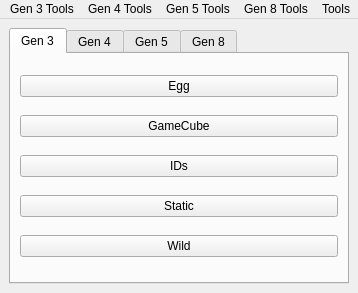
<?xml version="1.0" encoding="UTF-8"?>
<ui version="4.0">
 <class>MainWindow</class>
 <widget class="QMainWindow" name="MainWindow">
  <property name="geometry">
   <rect>
    <x>0</x>
    <y>0</y>
    <width>358</width>
    <height>293</height>
   </rect>
  </property>
  <property name="windowIcon">
   <iconset>
    <normaloff>../pokefinder.ico</normaloff>../pokefinder.ico</iconset>
  </property>
  <widget class="QWidget" name="centralwidget">
   <layout class="QGridLayout" name="gridLayout">
    <item row="0" column="0">
     <widget class="QTabWidget" name="tabWidget">
      <widget class="QWidget" name="tabGen3">
       <attribute name="title">
        <string>Gen 3</string>
       </attribute>
       <layout class="QGridLayout" name="gridLayout_2">
        <item row="0" column="0">
         <widget class="QPushButton" name="pushButtonEgg3">
          <property name="text">
           <string>Egg</string>
          </property>
         </widget>
        </item>
        <item row="1" column="0">
         <widget class="QPushButton" name="pushButtonGameCube">
          <property name="text">
           <string>GameCube</string>
          </property>
         </widget>
        </item>
        <item row="2" column="0">
         <widget class="QPushButton" name="pushButtonIDs3">
          <property name="text">
           <string>IDs</string>
          </property>
         </widget>
        </item>
        <item row="3" column="0">
         <widget class="QPushButton" name="pushButtonStatic3">
          <property name="text">
           <string>Static</string>
          </property>
         </widget>
        </item>
        <item row="4" column="0">
         <widget class="QPushButton" name="pushButtonWild3">
          <property name="text">
           <string>Wild</string>
          </property>
         </widget>
        </item>
       </layout>
      </widget>
      <widget class="QWidget" name="tabGen4">
       <attribute name="title">
        <string>Gen 4</string>
       </attribute>
       <layout class="QGridLayout" name="gridLayout_3">
        <item row="0" column="0">
         <widget class="QPushButton" name="pushButtonEgg4">
          <property name="text">
           <string>Egg</string>
          </property>
         </widget>
        </item>
        <item row="1" column="0">
         <widget class="QPushButton" name="pushButtonEvent4">
          <property name="text">
           <string>Event</string>
          </property>
         </widget>
        </item>
        <item row="2" column="0">
         <widget class="QPushButton" name="pushButtonIDs4">
          <property name="text">
           <string>IDs</string>
          </property>
         </widget>
        </item>
        <item row="3" column="0">
         <widget class="QPushButton" name="pushButtonStatic4">
          <property name="text">
           <string>Static</string>
          </property>
         </widget>
        </item>
        <item row="4" column="0">
         <widget class="QPushButton" name="pushButtonWild4">
          <property name="text">
           <string>Wild</string>
          </property>
         </widget>
        </item>
       </layout>
      </widget>
      <widget class="QWidget" name="tabGen5">
       <attribute name="title">
        <string>Gen 5</string>
       </attribute>
       <layout class="QGridLayout" name="gridLayout_4">
        <item row="0" column="0">
         <widget class="QPushButton" name="pushButtonDreamRadar">
          <property name="text">
           <string>Dream Radar</string>
          </property>
         </widget>
        </item>
        <item row="1" column="0">
         <widget class="QPushButton" name="pushButtonEgg5">
          <property name="text">
           <string>Egg</string>
          </property>
         </widget>
        </item>
        <item row="2" column="0">
         <widget class="QPushButton" name="pushButtonEvent5">
          <property name="text">
           <string>Event</string>
          </property>
         </widget>
        </item>
        <item row="3" column="0">
         <widget class="QPushButton" name="pushButtonHiddenGrotto">
          <property name="text">
           <string>Hidden Grotto</string>
          </property>
         </widget>
        </item>
        <item row="4" column="0">
         <widget class="QPushButton" name="pushButtonIDs5">
          <property name="text">
           <string>IDs</string>
          </property>
         </widget>
        </item>
        <item row="5" column="0">
         <widget class="QPushButton" name="pushButtonStatic5">
          <property name="text">
           <string>Static</string>
          </property>
         </widget>
        </item>
        <item row="6" column="0">
         <widget class="QPushButton" name="pushButtonWild5">
          <property name="text">
           <string>Wild</string>
          </property>
         </widget>
        </item>
       </layout>
      </widget>
      <widget class="QWidget" name="tabGen8">
       <attribute name="title">
        <string>Gen 8</string>
       </attribute>
       <layout class="QGridLayout" name="gridLayout_5">
        <item row="0" column="0">
         <widget class="QPushButton" name="pushButtonEgg8">
          <property name="text">
           <string>Egg</string>
          </property>
         </widget>
        </item>
        <item row="1" column="0">
         <widget class="QPushButton" name="pushButtonEvent8">
          <property name="text">
           <string>Event</string>
          </property>
         </widget>
        </item>
        <item row="2" column="0">
         <widget class="QPushButton" name="pushButtonIDs8">
          <property name="text">
           <string>IDs</string>
          </property>
         </widget>
        </item>
        <item row="3" column="0">
         <widget class="QPushButton" name="pushButtonRaid">
          <property name="text">
           <string>Raid</string>
          </property>
         </widget>
        </item>
        <item row="4" column="0">
         <widget class="QPushButton" name="pushButtonStatic8">
          <property name="text">
           <string>Static</string>
          </property>
         </widget>
        </item>
        <item row="5" column="0">
         <widget class="QPushButton" name="pushButtonUnderground">
          <property name="text">
           <string>Underground</string>
          </property>
         </widget>
        </item>
        <item row="6" column="0">
         <widget class="QPushButton" name="pushButtonWild8">
          <property name="text">
           <string>Wild</string>
          </property>
         </widget>
        </item>
       </layout>
      </widget>
     </widget>
    </item>
   </layout>
  </widget>
  <widget class="QMenuBar" name="menubar">
   <property name="geometry">
    <rect>
     <x>0</x>
     <y>0</y>
     <width>358</width>
     <height>22</height>
    </rect>
   </property>
   <widget class="QMenu" name="menuTools">
    <property name="title">
     <string>Tools</string>
    </property>
    <addaction name="actionAbout"/>
    <addaction name="actionEncounterLookup"/>
    <addaction name="actionIVCalculator"/>
    <addaction name="actionResearcher"/>
    <addaction name="actionSettings"/>
   </widget>
   <widget class="QMenu" name="menuGen3Tools">
    <property name="title">
     <string>Gen 3 Tools</string>
    </property>
    <addaction name="actionGameCubeSeedFinder"/>
    <addaction name="actionIVstoPID3"/>
    <addaction name="actionJirachiAdvancer"/>
    <addaction name="actionPIDtoIVs"/>
    <addaction name="actionPokeSpot"/>
    <addaction name="actionProfileManager3"/>
    <addaction name="actionSeedToTime3"/>
    <addaction name="actionSpindaPainter"/>
   </widget>
   <widget class="QMenu" name="menuGen4Tools">
    <property name="title">
     <string>Gen 4 Tools</string>
    </property>
    <addaction name="actionIVstoPID4"/>
    <addaction name="actionProfileManager4"/>
    <addaction name="actionSeedToTime4"/>
    <addaction name="actionSIDfromChainedShiny"/>
   </widget>
   <widget class="QMenu" name="menuGen5Tools">
    <property name="title">
     <string>Gen 5 Tools</string>
    </property>
    <addaction name="actionIVCache"/>
    <addaction name="actionProfileCalibrator"/>
    <addaction name="actionProfileManager5"/>
    <addaction name="actionSHA1Cache"/>
   </widget>
   <widget class="QMenu" name="menuGen8Tools">
    <property name="title">
     <string>Gen 8 Tools</string>
    </property>
    <addaction name="actionDenMap"/>
    <addaction name="actionProfileManager8"/>
   </widget>
   <addaction name="menuGen3Tools"/>
   <addaction name="menuGen4Tools"/>
   <addaction name="menuGen5Tools"/>
   <addaction name="menuGen8Tools"/>
   <addaction name="menuTools"/>
  </widget>
  <action name="actionResearcher">
   <property name="text">
    <string>Researcher</string>
   </property>
  </action>
  <action name="actionPokeSpot">
   <property name="text">
    <string>Poke Spot</string>
   </property>
  </action>
  <action name="actionSeedToTime4">
   <property name="text">
    <string>Seed to Time</string>
   </property>
  </action>
  <action name="actionSIDfromChainedShiny">
   <property name="text">
    <string>SID from Chained Shiny</string>
   </property>
  </action>
  <action name="actionIVCalculator">
   <property name="text">
    <string>IV Calculator</string>
   </property>
  </action>
  <action name="actionSpindaPainter">
   <property name="text">
    <string>Spinda Painter</string>
   </property>
  </action>
  <action name="actionEncounterLookup">
   <property name="text">
    <string>Encounter Lookup</string>
   </property>
  </action>
  <action name="actionGameCubeSeedFinder">
   <property name="text">
    <string>GameCube Seed Finder</string>
   </property>
  </action>
  <action name="actionProfileCalibrator">
   <property name="text">
    <string>Profile Calibrator</string>
   </property>
  </action>
  <action name="actionProfileManager3">
   <property name="text">
    <string>Profile Manager</string>
   </property>
  </action>
  <action name="actionProfileManager4">
   <property name="text">
    <string>Profile Manager</string>
   </property>
  </action>
  <action name="actionProfileManager5">
   <property name="text">
    <string>Profile Manager</string>
   </property>
  </action>
  <action name="actionSettings">
   <property name="text">
    <string>Settings</string>
   </property>
  </action>
  <action name="actionAbout">
   <property name="text">
    <string>About</string>
   </property>
  </action>
  <action name="actionDenMap">
   <property name="text">
    <string>Den Map</string>
   </property>
  </action>
  <action name="actionProfileManager8">
   <property name="text">
    <string>Profile Manager</string>
   </property>
  </action>
  <action name="actionPIDtoIVs">
   <property name="text">
    <string>PID to IVs</string>
   </property>
  </action>
  <action name="actionIVstoPID3">
   <property name="text">
    <string>IVs to PID</string>
   </property>
  </action>
  <action name="actionIVstoPID4">
   <property name="text">
    <string>IVs to PID</string>
   </property>
  </action>
  <action name="actionSeedToTime3">
   <property name="text">
    <string>Seed to Time</string>
   </property>
  </action>
  <action name="actionJirachiAdvancer">
   <property name="text">
    <string>Jirachi Advancer</string>
   </property>
  </action>
  <action name="actionSHA1Cache">
   <property name="text">
    <string>SHA1 Cache</string>
   </property>
  </action>
  <action name="actionIVCache">
   <property name="text">
    <string>IV Cache</string>
   </property>
  </action>
 </widget>
 <resources/>
 <connections/>
</ui>
